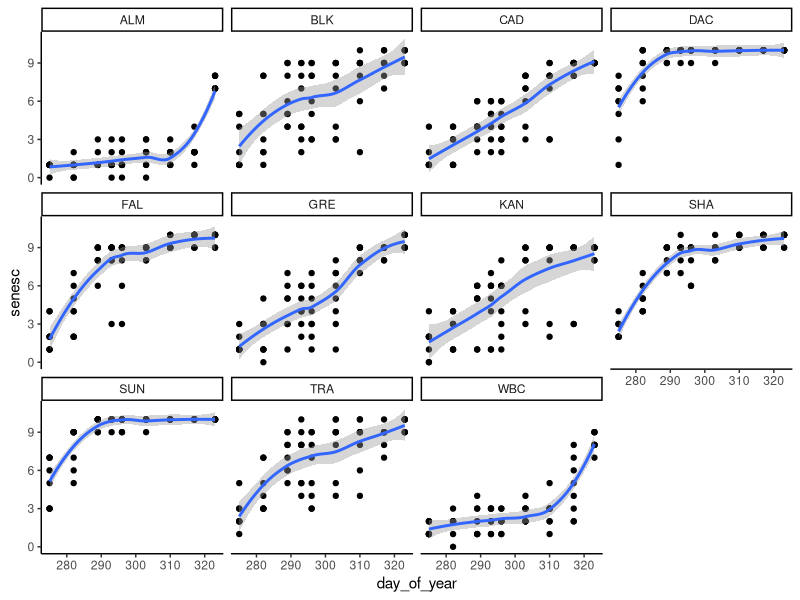
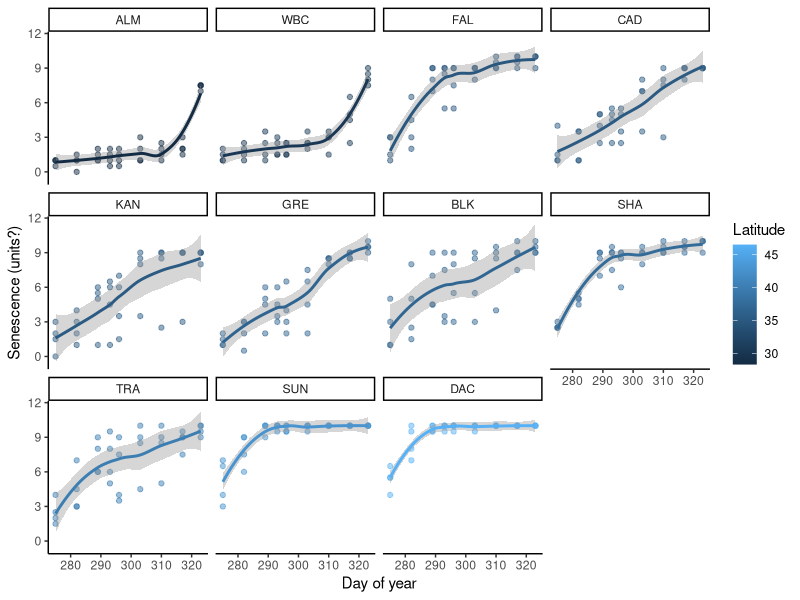
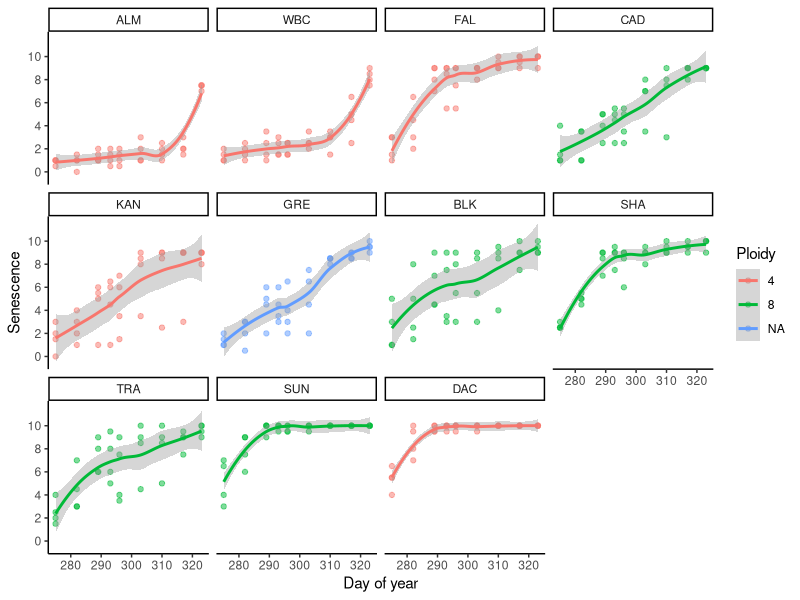
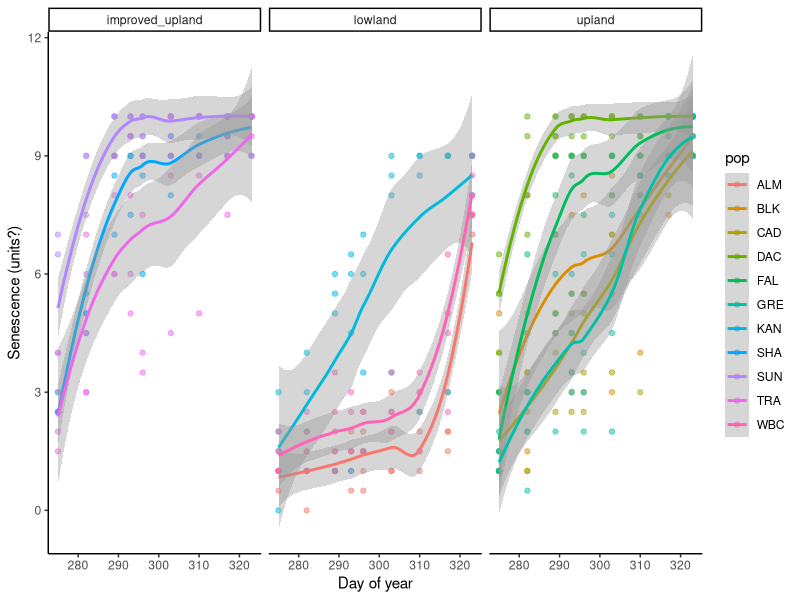

Here is the R script that generated these plots, in order:
#code from weekly_meetings/week1/BOG_background.qmd

#Selected 
library(tidyverse)
library(here)
library(readxl)

theme_set(theme_classic())   # getting rid of ggplot defaults (e.g. grey background) (MH)


#read data
BOG_sen <- read_excel("data/BOG_Senescence.xls",na = "NA") %>%
  pivot_longer(cols = -(pop:popblock),names_to = "date", values_to = "senesc") %>%
  mutate(across(pop:popblock, as_factor),
         date = as.Date(as.numeric(date), origin = "1899-12-30"),
         day_of_year = julian(date, origin = as.Date("2014-01-01"))
  )

head(BOG_sen)
summary(BOG_sen)

#plot data

BOG_sen %>%
  ggplot(aes(day_of_year, senesc)) +
  geom_point() +
  facet_wrap(~pop) +
  geom_smooth()


#read switchgrass population information, source/ploidy/etc.

BOG_sen_details <- left_join(
  BOG_sen,
  read_excel("data/BOG_geoloc_ecot_ploid_SaraH.xlsx") %>%
    rename(pop = population)
)

#summarise out pseudoreps (subplots a & b)

BOG_sen_summ <- BOG_sen_details %>%
  group_by(clone, day_of_year, pop, ecotype, ploidy, lat, lon) %>%
  summarise(senesc = median(senesc, na.rm = TRUE))

#Plot the improved and corrected dataset using information about latitude

BOG_sen_summ %>%
  ggplot(aes(day_of_year, senesc, colour = lat)) +
  geom_point(alpha=0.5) +                            # alpha = making points slightly transparent (MH)
  facet_wrap(~reorder(pop, lat)) +
  geom_smooth() +
  xlab("Day of year") + ylab("Senescence (units?)") +# customise axis titles (MH)
  labs(colour = "Latitude")                          # specifying legend title (MH)


## JR - looking at latitudinal spread of ploidy (change colour = ploidy)
## ploidy 8 more common in high latitude vs. ploidy 4 in low latitude..confounding?
## Also need to fix ploidy = NA for one population
BOG_sen_summ %>%
  ggplot(aes(day_of_year, senesc, colour = ploidy)) +
  geom_point(alpha=0.5) +                            # alpha = making points slightly transparent (MH)
  facet_wrap(~reorder(pop, lat)) +
  geom_smooth() +
  xlab("Day of year") + ylab("Senescence") +# customise axis titles
  labs(colour = "Ploidy")    +                      # specifying legend title
  scale_y_continuous(breaks=seq(0,10, 2))

## Explore the effect of ecotype  
BOG_sen_summ %>%
  ggplot(aes(day_of_year, senesc, colour = pop)) +
  geom_point(alpha=0.5) +                            
  facet_wrap(~ecotype) +
  geom_smooth() +
  xlab("Day of year") + ylab("Senescence (units?)") +
  labs(colour = "pop")  


##### RK
BOG_emerge <- read_excel("data/BOG_Emergence.xls",na = "NA")

